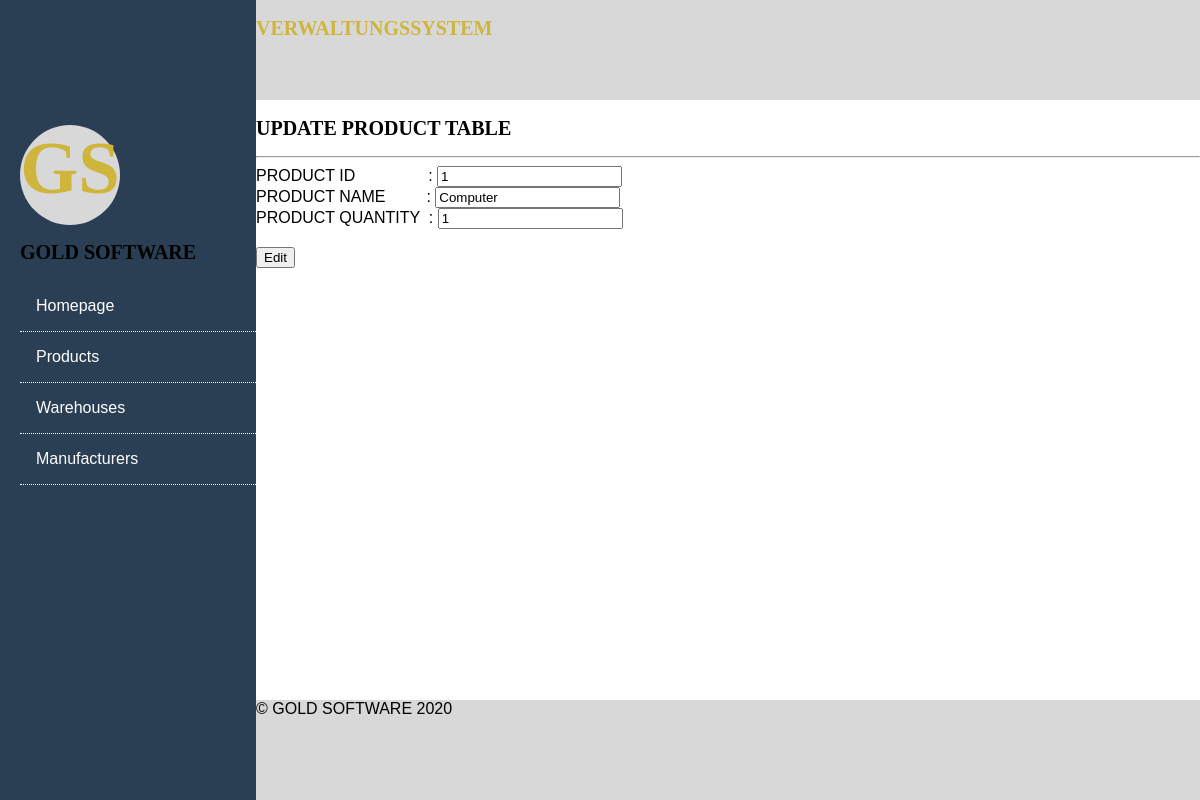
The page /?page=editproduct&PRODUCT_ID=1 on the database its author committed.
### tables this page shows
CREATE TABLE `PRODUCT` (
  `PRODUCT_ID` int(11) NOT NULL,
  `PRODUCT_NAME` varchar(50) NOT NULL,
  `PRODUCT_QUANTITY` int(20) NOT NULL,
  `WAREHOUSE_ID` int(11) NOT NULL,
  `MANUFACTURER_ID` int(11) NOT NULL
);

### pages/edit_product.php (the view, shortened to what this page needs)
<?php require_once 'connection.php'; ?>
<!DOCTYPE html>
<html>
<head>
</head>
<body>
<h2>UPDATE PRODUCT TABLE</h2>
<hr>
	<?php
	$data=$conn->prepare("SELECT PRODUCT_ID,PRODUCT_NAME,PRODUCT_QUANTITY from PRODUCT where PRODUCT_ID=:id");
	$data->execute(array(
		'id' => $_GET['PRODUCT_ID']
	));
	$qdata=$data->fetch(PDO::FETCH_ASSOC);
	?>
	<form action="?page=operation" method="POST">
		<label>PRODUCT ID  &emsp;&emsp;&emsp;&emsp;  :</label>
		<input type="text" required="" name="PRODUCT_ID" value="<?php echo $qdata['PRODUCT_ID'] ?>"><br>
		<label>PRODUCT NAME   &emsp;&emsp; :</label>
		<input type="text" required="" name="PRODUCT_NAME" value="<?php echo $qdata['PRODUCT_NAME'] ?>"><br>
		<label>PRODUCT QUANTITY &nbsp:</label>
		<input type="text" required="" name="PRODUCT_QUANTITY" value="<?php echo $qdata['PRODUCT_QUANTITY'] ?>"><br>
		<br>
		<button type="submit" name="update">Edit</button>
	</form>
	<br>
</body>
</html>

### css/styles.css (style rules this page uses)
body { margin: 0; font-family: Arial, Helvetica, sans-serif; }
h2 { font-family: Verdana; font-size: 20px; }

### rows shown on the page
product: PRODUCT_ID "1", PRODUCT_NAME "Computer", PRODUCT_QUANTITY "1"
